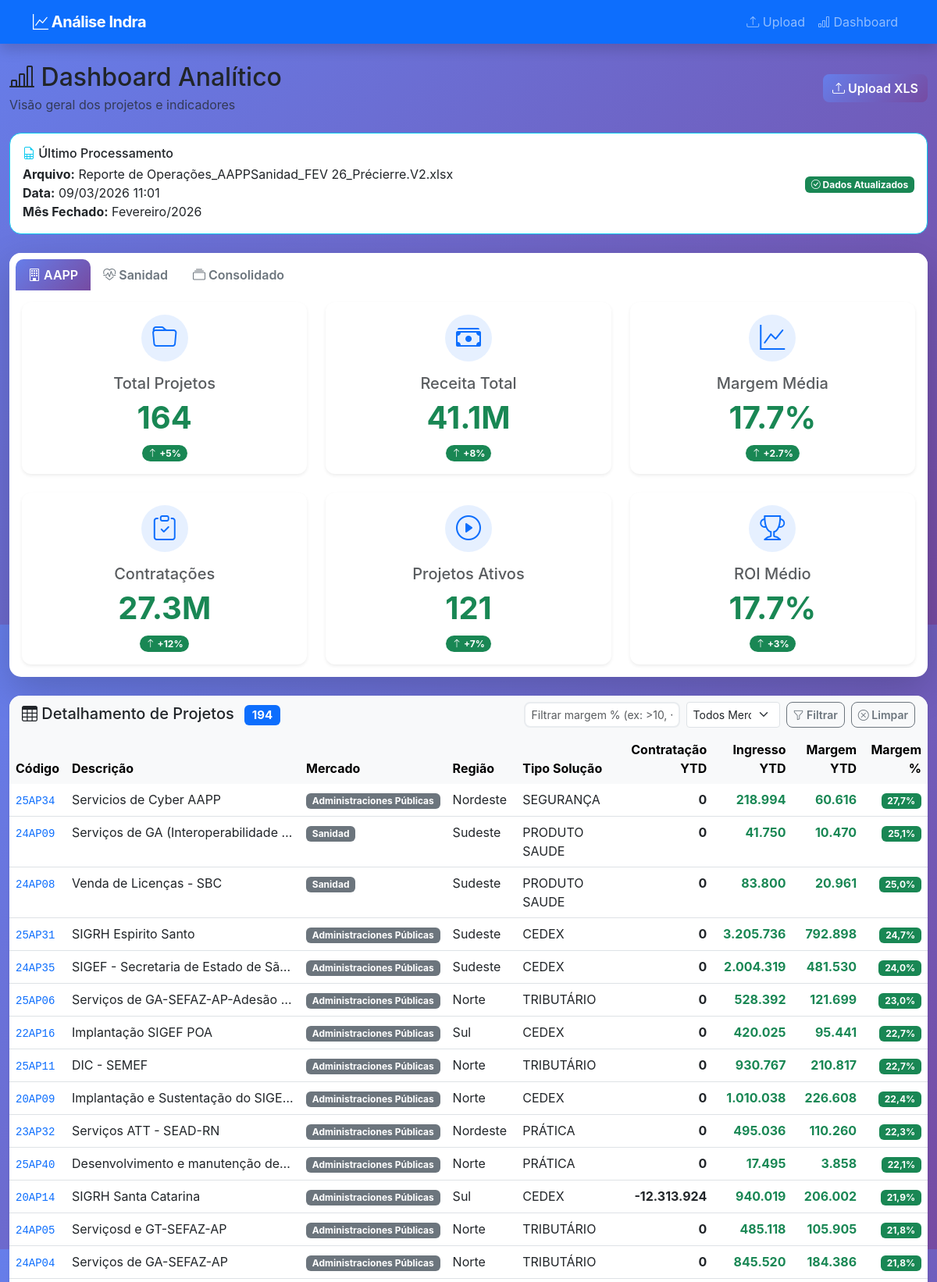
/dashboard/ (upper part), run on the app's committed database.
### core/models.py (models this page shows, shortened)
class ProcessamentoXLS(models.Model):
    data_processamento = models.DateTimeField(auto_now_add=True, verbose_name="Data do Processamento")
    arquivo_nome = models.CharField(max_length=255, verbose_name="Nome do Arquivo")
    MESES_CHOICES = [
        (1, 'Janeiro'), (2, 'Fevereiro'), (3, 'Março'), (4, 'Abril'),
        (5, 'Maio'), (6, 'Junho'), (7, 'Julho'), (8, 'Agosto'),
        (9, 'Setembro'), (10, 'Outubro'), (11, 'Novembro'), (12, 'Dezembro')
    ]
    mes_fechado = models.IntegerField(choices=MESES_CHOICES, validators=[MinValueValidator(1), MaxValueValidator(12)], verbose_name="Mês Fechado")
    ano = models.IntegerField(verbose_name="Ano")
    class Meta:
        verbose_name = "Processamento XLS"
        verbose_name_plural = "Processamentos XLS"
        ordering = ['-data_processamento']

class Projeto(models.Model):
    codigo = models.CharField(max_length=50, unique=True, verbose_name="Código")
    descricao = models.CharField(max_length=255, verbose_name="Descrição")
    mercado = models.CharField(max_length=100, verbose_name="Mercado")
    regiao = models.CharField(max_length=100, blank=True, verbose_name="Região")
    tipo_solucao = models.CharField(max_length=100, blank=True, verbose_name="Tipo de Solução")
    responsavel_comercial = models.CharField(max_length=100, blank=True, verbose_name="Responsável Comercial")
    contratacion_ytd = models.DecimalField(max_digits=15, decimal_places=2, default=0, verbose_name="Contratação YTD")
    ingresos_ytd = models.DecimalField(max_digits=15, decimal_places=2, default=0, verbose_name="Ingresos YTD")
    margen_ytd = models.DecimalField(max_digits=15, decimal_places=2, default=0, verbose_name="Margem YTD")
    margen_percentual_ytd = models.DecimalField(max_digits=5, decimal_places=2, default=0, verbose_name="Margem % YTD")
    contratacion_poa = models.DecimalField(max_digits=15, decimal_places=2, default=0, verbose_name="Contratação POA")
    ingresos_poa = models.DecimalField(max_digits=15, decimal_places=2, default=0, verbose_name="Ingresos POA")
    margen_poa = models.DecimalField(max_digits=15, decimal_places=2, default=0, verbose_name="Margem POA")
    is_active = models.BooleanField(default=True, verbose_name="Projeto Ativo")
    is_pipeline = models.BooleanField(default=False, verbose_name="Projeto Pipeline")
    ultimo_processamento = models.ForeignKey('ProcessamentoXLS', null=True, blank=True, on_delete=models.SET_NULL, verbose_name="Último Processamento")
    class Meta:
        verbose_name = "Projeto"
        verbose_name_plural = "Projetos"
        ordering = ['codigo']

### core/views.py (the view)
# urls.py: path('dashboard/', views.dashboard, name='dashboard'),
def dashboard(request):
    ultimo_processamento = ProcessamentoXLS.objects.order_by('-data_processamento').first()
    aapp_data = get_dashboard_data('AAPP')
    sanidad_data = get_dashboard_data('Sanidad')
    consolidado_data = get_dashboard_data('Consolidado')
    context = {
        'aapp_data': aapp_data,
        'sanidad_data': sanidad_data,
        'consolidado_data': consolidado_data,
        'ultimo_processamento': ultimo_processamento,
    }
    return render(request, 'core/dashboard.html', context)

### core/templates/core/dashboard.html (shortened to what this page needs)
{% extends 'core/base.html' %}
{% load static %}
{% block content %}
<div class="row mb-4">
    <div class="col-12">
        <div class="d-flex justify-content-between align-items-center">
            <div>
                <h2 class="mb-1">
                    <i class="bi bi-bar-chart-line"></i> Dashboard Analítico
                </h2>
                <p class="text-muted mb-0">Visão geral dos projetos e indicadores</p>
            </div>
            <div>
                <a href="{% url 'core:upload_page' %}" class="btn btn-primary">
                    <i class="bi bi-upload"></i> Upload XLS
                </a>
            </div>
        </div>
    </div>
</div>
{% if ultimo_processamento %}
<div class="row mb-4">
    <div class="col-12">
        <div class="card border-info">
            <div class="card-body">
                <div class="row align-items-center">
                    <div class="col-md-8">
                        <h6 class="card-title mb-1">
                            <i class="bi bi-file-earmark-spreadsheet text-info"></i>
                            Último Processamento
                        </h6>
                        <p class="card-text mb-0">
                            <strong>Arquivo:</strong> {{ ultimo_processamento.arquivo_nome }}<br>
                            <strong>Data:</strong> {{ ultimo_processamento.data_processamento|date:"d/m/Y H:i" }}<br>
                            <strong>Mês Fechado:</strong> {{ ultimo_processamento.get_mes_fechado_display }}/{{ ultimo_processamento.ano }}
                        </p>
                    </div>
                    <div class="col-md-4 text-end">
                        <span class="badge bg-success">
                            <i class="bi bi-check-circle"></i> Dados Atualizados
                        </span>
                    </div>
                </div>
            </div>
        </div>
    </div>
</div>
{% endif %}
<div class="card shadow-lg border-0">
    <div class="card-header bg-white border-bottom-0">
        <ul class="nav nav-tabs card-header-tabs" id="dashboardTabs" role="tablist">
            <li class="nav-item" role="presentation">
                <button class="nav-link active" id="aapp-tab" data-bs-toggle="tab"
                        data-bs-target="#aapp" type="button" role="tab">
                    <i class="bi bi-building"></i> AAPP
                </button>
            </li>
            <li class="nav-item" role="presentation">
                <button class="nav-link" id="sanidad-tab" data-bs-toggle="tab"
                        data-bs-target="#sanidad" type="button" role="tab">
                    <i class="bi bi-heart-pulse"></i> Sanidad
                </button>
            </li>
            <li class="nav-item" role="presentation">
                <button class="nav-link" id="consolidado-tab" data-bs-toggle="tab"
                        data-bs-target="#consolidado" type="button" role="tab">
                    <i class="bi bi-collection"></i> Consolidado
                </button>
            </li>
        </ul>
    </div>
    <div class="card-body">
        <div class="tab-content" id="dashboardTabContent">
            <div class="tab-pane fade show active" id="aapp" role="tabpanel">
                <div class="row g-4">
                    {% for card in aapp_data.cards %}
                    <div class="col-lg-4 col-md-6">
                        <div class="card h-100 border-0 shadow-sm hover-card">
                            <div class="card-body text-center">
                                <div class="mb-3">
                                    <div class="icon-circle bg-primary bg-opacity-10 text-primary mx-auto">
                                        <i class="bi {{ card.icon|default:'bi-graph-up' }} fs-2"></i>
                                    </div>
                                </div>
                                <h5 class="card-title text-muted mb-2">{{ card.title }}</h5>
                                <h3 class="card-value mb-2 {{ card.change_type }}">{{ card.value }}</h3>
                                <span class="badge {% if card.change_type == 'positive' %}bg-success{% else %}bg-danger{% endif %} rounded-pill">
                                    <i class="bi {% if card.change_type == 'positive' %}bi-arrow-up{% else %}bi-arrow-down{% endif %}"></i>
                                    {{ card.change }}
                                </span>
                            </div>
                        </div>
                    </div>
                    {% endfor %}
                </div>
            </div>
        </div>
    </div>
</div>
<div class="row mt-4">
    <div class="col-12">
        <div class="card border-0 shadow-sm">
            <div class="card-header bg-light d-flex justify-content-between align-items-center">
                <h5 class="card-title mb-0">
                    <i class="bi bi-table"></i> Detalhamento de Projetos
                    <span class="badge bg-primary ms-2" id="projectCount">0</span>
                </h5>
                <div class="d-flex gap-2">
                    <input type="text" id="margemFilter" class="form-control form-control-sm" placeholder="Filtrar margem % (ex: >10, <20, 15)" style="width: 200px;">
                    <select id="marketFilter" class="form-select form-select-sm" style="width: 120px;">
                        <option value="">Todos Mercados</option>
                    </select>
                    <button class="btn btn-sm btn-outline-secondary" onclick="applyClientFilters()">
                        <i class="bi bi-funnel"></i> Filtrar
                    </button>
                    <button class="btn btn-sm btn-outline-secondary" onclick="clearFilters()">
                        <i class="bi bi-x-circle"></i> Limpar
                    </button>
                </div>
            </div>
            <div class="card-body p-0">
                <div class="table-responsive">
                    <table id="projectsTable" class="table table-hover mb-0">
                        <thead class="table-light">
                            <tr>
                                <th scope="col" class="border-0 fw-bold">Código</th>
                                <th scope="col" class="border-0 fw-bold">Descrição</th>
                                <th scope="col" class="border-0 fw-bold">Mercado</th>
                                <th scope="col" class="border-0 fw-bold">Região</th>
                                <th scope="col" class="border-0 fw-bold">Tipo Solução</th>
                                <th scope="col" class="border-0 fw-bold text-end">Contratação YTD</th>
                                <th scope="col" class="border-0 fw-bold text-end">Ingresso YTD</th>
                                <th scope="col" class="border-0 fw-bold text-end">Margem YTD</th>
                                <th scope="col" class="border-0 fw-bold text-end">Margem %</th>
                            </tr>
                        </thead>
                        <tbody id="tableBody">
                            {% for projeto in consolidado_data.projetos|slice:":200" %}
                            <tr>
                                <td><code class="text-primary">{{ projeto.codigo }}</code></td>
                                <td class="text-truncate" style="max-width: 300px;" title="{{ projeto.descricao }}">
                                    {{ projeto.descricao }}
                                </td>
                                <td><span class="badge bg-secondary">{{ projeto.mercado }}</span></td>
                                <td>{{ projeto.regiao|default:'-' }}</td>
                                <td>{{ projeto.tipo_solucao|default:'-' }}</td>
                                <td class="text-end fw-bold"> {{ projeto.contratacion_ytd_formatted }}</td>
                                <td class="text-end fw-bold text-success"> {{ projeto.ingresos_ytd_formatted }}</td>
                                <td class="text-end fw-bold {% if projeto.margen_ytd >= 0 %}text-success{% else %}text-danger{% endif %}">
                                    {{ projeto.margen_ytd_formatted }}
                                </td>
                                <td class="text-end">
                                    <span class="badge {% if projeto.margen_percentual >= 20 %}bg-success{% elif projeto.margen_percentual >= 10 %}bg-warning{% elif projeto.margen_percentual >= 0 %}bg-secondary{% else %}bg-danger{% endif %}">
                                        {{ projeto.margen_percentual|floatformat:1 }}%
                                    </span>
                                </td>
                            </tr>
                            {% endfor %}
                        </tbody>
                    </table>
                </div>
            </div>
        </div>
    </div>
</div>
{% endblock %}

### core/templates/core/base.html (shortened to what this page needs)
{% load static %}
<!DOCTYPE html>
<html lang="pt-br">
<head>
    <link href="https://cdn.jsdelivr.net/npm/bootstrap@5.3.0/dist/css/bootstrap.min.css" rel="stylesheet">
    <link rel="stylesheet" href="https://cdn.jsdelivr.net/npm/bootstrap-icons@1.10.0/font/bootstrap-icons.css">
    <link rel="stylesheet" href="{% static 'css/style.css' %}">
</head>
<body class="bg-light">
    <nav class="navbar navbar-expand-lg navbar-dark bg-primary shadow">
        <div class="container">
            <a class="navbar-brand fw-bold" href="{% url 'core:upload_page' %}">
                <i class="bi bi-graph-up"></i> Análise Indra
            </a>
            <div class="collapse navbar-collapse" id="navbarNav">
                <ul class="navbar-nav ms-auto">
                    <li class="nav-item">
                        <a class="nav-link" href="{% url 'core:upload_page' %}">
                            <i class="bi bi-upload"></i> Upload
                        </a>
                    </li>
                    <li class="nav-item">
                        <a class="nav-link" href="{% url 'core:dashboard' %}">
                            <i class="bi bi-bar-chart"></i> Dashboard
                        </a>
                    </li>
                </ul>
            </div>
        </div>
    </nav>
    <main class="container-fluid py-4">
        {% block content %}{% endblock %}
    </main>
</body>
</html>

### static/css/style.css (style rules this page uses)
body { font-family: 'Inter', -apple-system, BlinkMacSystemFont, 'Segoe UI', Roboto, sans-serif; background: linear-gradient(135deg, #667eea 0%, #764ba2 100%); min-height: 100vh; }
.navbar-brand { font-weight: 700; letter-spacing: -0.5px; }
.card { border-radius: 15px; transition: all 0.3s ease; }
.card-header { border-radius: 15px 15px 0 0 !important; border: none; }
.card-body { border-radius: 0 0 15px 15px; }
.hover-card { transition: all 0.3s ease; border-radius: 12px; }
.icon-circle { width: 70px; height: 70px; border-radius: 50%; display: flex; align-items: center; justify-content: center; margin-bottom: 1rem; transition: all 0.3s ease; }
.card-value { font-size: 2.5rem; font-weight: 700; margin-bottom: 0.5rem; }
.card-value.positive { color: #198754 !important; }
.nav-tabs .nav-link { border: none; border-radius: 10px 10px 0 0; font-weight: 600; color: #6c757d; transition: all 0.3s ease; }
.nav-tabs .nav-link.active { background: linear-gradient(135deg, #667eea 0%, #764ba2 100%); color: white; border: none; }
.btn { border-radius: 8px; font-weight: 600; transition: all 0.3s ease; }
.btn-primary { background: linear-gradient(135deg, #667eea 0%, #764ba2 100%); border: none; }
.form-control { border-radius: 8px; border: 2px solid #e9ecef; transition: all 0.3s ease; }

### core/templates/core/dashboard.html (style rules this page uses)
.hover-card { transition: transform 0.2s ease, box-shadow 0.2s ease; }
.icon-circle { width: 60px; height: 60px; border-radius: 50%; display: flex; align-items: center; justify-content: center; }
.card-value.positive { color: #198754; }

### data on the page
ProcessamentoXLS: arquivo_nome "Reporte de Operações_AAPPSanidad_FEV 26_Précierre.V2.xlsx", data_processamento "09/03/2026 11:01", mes_fechado "Fevereiro", ano "2026"
Projeto: codigo "25AP34", descricao "Servicios de Cyber AAPP", mercado "Administraciones Públicas", regiao "Nordeste", tipo_solucao "SEGURANÇA", contratacion_ytd_formatted "0", ingresos_ytd_formatted "218.994", margen_ytd_formatted "60.616", margen_percentual "27,7"
Projeto: codigo "24AP09", descricao "Serviços de GA (Interoperabilidade…", mercado "Sanidad", regiao "Sudeste", tipo_solucao "PRODUTO SAUDE", contratacion_ytd_formatted "0", ingresos_ytd_formatted "41.750", margen_ytd_formatted "10.470", margen_percentual "25,1"
Projeto: codigo "24AP08", descricao "Venda de Licenças - SBC", mercado "Sanidad", regiao "Sudeste", tipo_solucao "PRODUTO SAUDE", contratacion_ytd_formatted "0", ingresos_ytd_formatted "83.800", margen_ytd_formatted "20.961", margen_percentual "25,0"
Projeto: codigo "25AP31", descricao "SIGRH Espirito Santo", mercado "Administraciones Públicas", regiao "Sudeste", tipo_solucao "CEDEX", contratacion_ytd_formatted "0", ingresos_ytd_formatted "3.205.736", margen_ytd_formatted "792.898", margen_percentual "24,7"
Projeto: codigo "24AP35", descricao "SIGEF - Secretaria de Estado de Sã…", mercado "Administraciones Públicas", regiao "Sudeste", tipo_solucao "CEDEX", contratacion_ytd_formatted "0", ingresos_ytd_formatted "2.004.319", margen_ytd_formatted "481.530", margen_percentual "24,0"
Projeto: codigo "25AP06", descricao "Serviços de GA-SEFAZ-AP-Adesão…", mercado "Administraciones Públicas", regiao "Norte", tipo_solucao "TRIBUTÁRIO", contratacion_ytd_formatted "0", ingresos_ytd_formatted "528.392", margen_ytd_formatted "121.699", margen_percentual "23,0"
Projeto: codigo "22AP16", descricao "Implantação SIGEF POA", mercado "Administraciones Públicas", regiao "Sul", tipo_solucao "CEDEX", contratacion_ytd_formatted "0", ingresos_ytd_formatted "420.025", margen_ytd_formatted "95.441", margen_percentual "22,7"
Projeto: codigo "25AP11", descricao "DIC - SEMEF", mercado "Administraciones Públicas", regiao "Norte", tipo_solucao "TRIBUTÁRIO", contratacion_ytd_formatted "0", ingresos_ytd_formatted "930.767", margen_ytd_formatted "210.817", margen_percentual "22,7"
Projeto: codigo "20AP09", descricao "Implantação e Sustentação do SIGE…", mercado "Administraciones Públicas", regiao "Norte", tipo_solucao "CEDEX", contratacion_ytd_formatted "0", ingresos_ytd_formatted "1.010.038", margen_ytd_formatted "226.608", margen_percentual "22,4"
Projeto: codigo "23AP32", descricao "Serviços ATT - SEAD-RN", mercado "Administraciones Públicas", regiao "Nordeste", tipo_solucao "PRÁTICA", contratacion_ytd_formatted "0", ingresos_ytd_formatted "495.036", margen_ytd_formatted "110.260", margen_percentual "22,3"
Projeto: codigo "25AP40", descricao "Desenvolvimento e manutenção de…", mercado "Administraciones Públicas", regiao "Norte", tipo_solucao "PRÁTICA", contratacion_ytd_formatted "0", ingresos_ytd_formatted "17.495", margen_ytd_formatted "3.858", margen_percentual "22,1"
Projeto: codigo "20AP14", descricao "SIGRH Santa Catarina", mercado "Administraciones Públicas", regiao "Sul", tipo_solucao "CEDEX", contratacion_ytd_formatted "-12.313.924", ingresos_ytd_formatted "940.019", margen_ytd_formatted "206.002", margen_percentual "21,9"
Projeto: codigo "24AP05", descricao "Serviçosd e GT-SEFAZ-AP", mercado "Administraciones Públicas", regiao "Norte", tipo_solucao "TRIBUTÁRIO", contratacion_ytd_formatted "0", ingresos_ytd_formatted "485.118", margen_ytd_formatted "105.905", margen_percentual "21,8"
Projeto: codigo "24AP04", descricao "Serviços de GA-SEFAZ-AP", mercado "Administraciones Públicas", regiao "Norte", tipo_solucao "TRIBUTÁRIO", contratacion_ytd_formatted "0", ingresos_ytd_formatted "845.520", margen_ytd_formatted "184.386", margen_percentual "21,8"

### other printed values
{{ card.title }} "Total Projetos" "Receita Total" "Margem Média" "Contratações" "Projetos Ativos" "ROI Médio"
{{ card.value }} "164" "41.1M" "17.7%" "27.3M" "121" "17.7%"
{{ card.change }} "+5%" "+8%" "+2.7%" "+12%" "+7%" "+3%"
